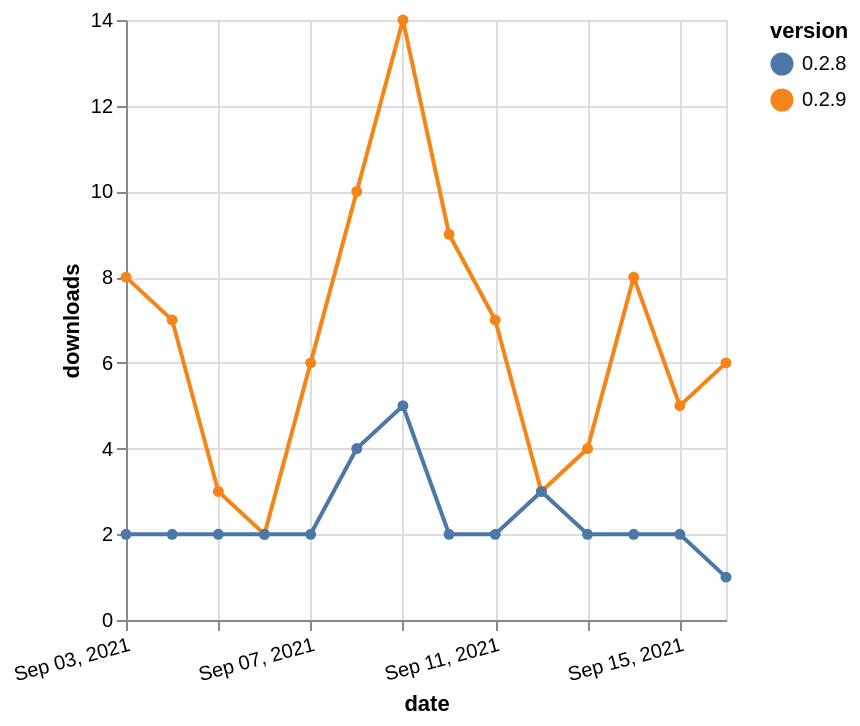

Vega-Lite specification for this chart:
### Vega-Lite specification from a JSON file in a GitHub repository (floating-point values rounded to 4 significant figures)
{"$schema": "https://vega.github.io/schema/vega-lite/v5.json", "description": "A simple bar chart with embedded data.", "data": {"values": [{"date": "2021-09-03", "total": 99006, "delta": 8, "version": "0.2.9"}, {"date": "2021-09-04", "total": 99013, "delta": 7, "version": "0.2.9"}, {"date": "2021-09-05", "total": 99016, "delta": 3, "version": "0.2.9"}, {"date": "2021-09-06", "total": 99018, "delta": 2, "version": "0.2.9"}, {"date": "2021-09-07", "total": 99024, "delta": 6, "version": "0.2.9"}, {"date": "2021-09-08", "total": 99034, "delta": 10, "version": "0.2.9"}, {"date": "2021-09-09", "total": 99048, "delta": 14, "version": "0.2.9"}, {"date": "2021-09-10", "total": 99057, "delta": 9, "version": "0.2.9"}, {"date": "2021-09-11", "total": 99064, "delta": 7, "version": "0.2.9"}, {"date": "2021-09-12", "total": 99067, "delta": 3, "version": "0.2.9"}, {"date": "2021-09-13", "total": 99071, "delta": 4, "version": "0.2.9"}, {"date": "2021-09-14", "total": 99079, "delta": 8, "version": "0.2.9"}, {"date": "2021-09-15", "total": 99084, "delta": 5, "version": "0.2.9"}, {"date": "2021-09-16", "total": 99090, "delta": 6, "version": "0.2.9"}, {"date": "2021-09-03", "total": 12987, "delta": 2, "version": "0.2.8"}, {"date": "2021-09-04", "total": 12989, "delta": 2, "version": "0.2.8"}, {"date": "2021-09-05", "total": 12991, "delta": 2, "version": "0.2.8"}, {"date": "2021-09-06", "total": 12993, "delta": 2, "version": "0.2.8"}, {"date": "2021-09-07", "total": 12995, "delta": 2, "version": "0.2.8"}, {"date": "2021-09-08", "total": 12999, "delta": 4, "version": "0.2.8"}, {"date": "2021-09-09", "total": 13004, "delta": 5, "version": "0.2.8"}, {"date": "2021-09-10", "total": 13006, "delta": 2, "version": "0.2.8"}, {"date": "2021-09-11", "total": 13008, "delta": 2, "version": "0.2.8"}, {"date": "2021-09-12", "total": 13011, "delta": 3, "version": "0.2.8"}, {"date": "2021-09-13", "total": 13013, "delta": 2, "version": "0.2.8"}, {"date": "2021-09-14", "total": 13015, "delta": 2, "version": "0.2.8"}, {"date": "2021-09-15", "total": 13017, "delta": 2, "version": "0.2.8"}, {"date": "2021-09-16", "total": 13018, "delta": 1, "version": "0.2.8"}]}, "width": "container", "mark": {"type": "line", "point": {"filled": true}}, "encoding": {"x": {"field": "date", "type": "temporal", "timeUnit": "yearmonthdate", "title": "date", "axis": {"labelAngle": -15}}, "y": {"field": "delta", "type": "quantitative", "title": "downloads"}, "color": {"field": "version", "type": "nominal"}, "tooltip": {"field": "delta"}}}
